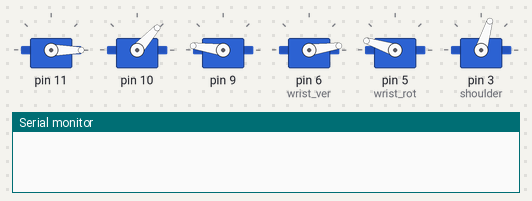
A sketch run on a simulated Arduino Uno, built with avr-gcc and run on an emulated ATmega328P. Parts: 6 × servo, the last lines printed to the serial monitor.

Above: at 6.17 s.
At 7.08 s:
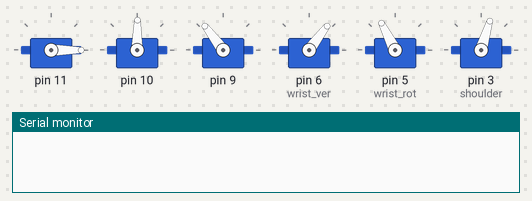
At 7.9 s:
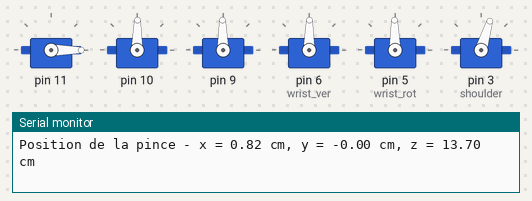
Timing chart, 0 to 9.4 s (numbered marks = the images above):
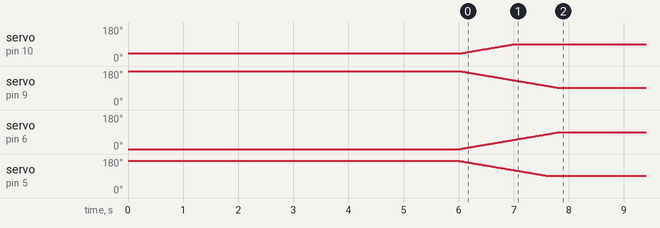

Measured:
- by itself, servo on pin 10: moves from 40° to 89° over 0.97 s
- by itself, servo on pin 9: moves from 180° to 91° over 1.8 s
- by itself, servo on pin 6 (wrist_ver): moves from 0° to 89° over 1.8 s
- by itself, servo on pin 5 (wrist_rot): moves from 170° to 91° over 1.6 s

The sketch:

MDG.ino
```cpp
#include <Braccio.h>
#include <Servo.h>
#include <math.h>
// Définition des servomoteurs du Braccio
Servo base;
Servo shoulder;
Servo elbow;
Servo wrist_rot;
Servo wrist_ver;
Servo gripper;

// Paramètres DH du Braccio (mis à jour en cm)
float d1 = 7.0;               // Hauteur de la base à l'épaule
float a1 = 0.0;               // Distance le long de l'axe x1
float alpha1 = M_PI / 2.0;    // Angle entre z0 et z1

float d2 = 0.0;               // Distance le long de l'axe z1
float a2 = 12.5;              // Distance le long de l'axe x2
float alpha2 = 0.0;           // Angle entre z1 et z2

float d3 = 0.0;               // Distance le long de l'axe z2
float a3 = 12.5;              // Distance le long de l'axe x3
float alpha3 = 0.0;           // Angle entre z2 et z3

float d4 = 0.0;               // Distance le long de l'axe z3
float a4 = 5.8;               // Distance le long de l'axe x4
float alpha4 = 0.0;    // Angle entre z3 et z4

float d5 = 0.0;               // Distance le long de l'axe z4
float a5 = 13.0;               // Distance le long de l'axe x5
float alpha5 = 0.0;   // Angle entre z4 et z5

float d6 = 0.0;               // Distance le long de l'axe z5
float a6 = 0.0;               // Distance le long de l'axe x6
float alpha6 = -M_PI / 2.0;           // Angle entre z5 et z6

// Fonction pour calculer la matrice de transformation homogène
void calculateDHMatrix(float theta, float d, float a, float alpha, float matrix[4][4]) {
    matrix[0][0] = cos(theta); matrix[0][1] = -sin(theta) * cos(alpha); matrix[0][2] = sin(theta) * sin(alpha); matrix[0][3] = a * cos(theta);
    matrix[1][0] = sin(theta); matrix[1][1] = cos(theta) * cos(alpha); matrix[1][2] = -cos(theta) * sin(alpha); matrix[1][3] = a * sin(theta);
    matrix[2][0] = 0;          matrix[2][1] = sin(alpha);               matrix[2][2] = cos(alpha);              matrix[2][3] = d;
    matrix[3][0] = 0;          matrix[3][1] = 0;                        matrix[3][2] = 0;                       matrix[3][3] = 1;
}

// Fonction pour multiplier deux matrices 4x4
void multiplyMatrix(float A[4][4], float B[4][4], float C[4][4]) {
    for (int i = 0; i < 4; i++) {
        for (int j = 0; j < 4; j++) {
            C[i][j] = 0;
            for (int k = 0; k < 4; k++) {
                C[i][j] += A[i][k] * B[k][j];
            }
        }
    }
}

// Fonction pour calculer la position de l'effecteur en temps réel
void calculateForwardKinematics(float theta1, float theta2, float theta3, float theta4, float theta5, float theta6, float& x, float& y, float& z) {
    // Matrices de transformation pour chaque articulation
    float T1[4][4], T2[4][4], T3[4][4], T4[4][4], T5[4][4], T6[4][4];

    // Matrice de transformation globale
    float T[4][4];

    // Calcul des matrices de transformation homogène pour chaque articulation
    calculateDHMatrix(theta1, d1, a1, alpha1, T1);
    calculateDHMatrix(theta2, d2, a2, alpha2, T2);
    calculateDHMatrix(theta3, d3, a3, alpha3, T3);
    calculateDHMatrix(theta4, d4, a4, alpha4, T4);
    calculateDHMatrix(theta5, d5, a5, alpha5, T5);
    calculateDHMatrix(theta6, d6, a6, alpha6, T6);

    // Calcul de la matrice de transformation globale
    float T_temp1[4][4], T_temp2[4][4], T_temp3[4][4], T_temp4[4][4];
    multiplyMatrix(T1, T2, T_temp1);
    multiplyMatrix(T_temp1, T3, T_temp2);
    multiplyMatrix(T_temp2, T4, T_temp3);
    multiplyMatrix(T_temp3, T5, T_temp4);
    multiplyMatrix(T_temp4, T6, T);

    // Extraction des coordonnées x, y, z de la matrice de transformation globale
    x = T[0][3];
    y = T[1][3];
    z = T[2][3];
}

void setup() {
    // Initialisation des servomoteurs et positionnement initial
    base.attach(2);         // Exemple : broche 2 pour le servomoteur de la base
    shoulder.attach(3);     // Exemple : broche 3 pour le servomoteur de l'épaule
    elbow.attach(4);        // Exemple : broche 4 pour le servomoteur du coude
    wrist_rot.attach(5);    // Exemple : broche 5 pour le servomoteur du poignet rotation
    wrist_ver.attach(6);    // Exemple : broche 6 pour le servomoteur du poignet vertical
    gripper.attach(7);      // Exemple : broche 7 pour le servomoteur de la pince

    // Position initiale du Braccio
    Braccio.begin();

    // Initialisation du moniteur série pour afficher les positions
    Serial.begin(9600);
}

void loop() {

    Braccio.ServoMovement(20,         0, 90, 90, 90, 90,  73);
    // Lecture des angles actuels des servomoteurs (convertis en radians)
    float theta1 = base.read() * M_PI / 180.0;
    float theta2 = shoulder.read() * M_PI / 180.0;
    float theta3 = elbow.read() * M_PI / 180.0;
    float theta4 = wrist_ver.read() * M_PI / 180.0;
    float theta5 = wrist_rot.read() * M_PI / 180.0;
    float theta6 = gripper.read() * M_PI / 180.0;

    // Calcul de la position de l'effecteur en temps réel
    float x, y, z;
    calculateForwardKinematics(theta1, theta2, theta3, theta4, theta5, theta6, x, y, z);

    // Affichage de la position de la pince en temps réel
    Serial.print("Position de la pince - x = ");
    Serial.print(x);
    Serial.print(" cm, y = ");
    Serial.print(y);
    Serial.print(" cm, z = ");
    Serial.print(z);
    Serial.println(" cm");

    // Attente pour éviter une mise à jour trop fréquente de la position
    delay(500); // 500 millisecondes (0.5 seconde)
}
```
